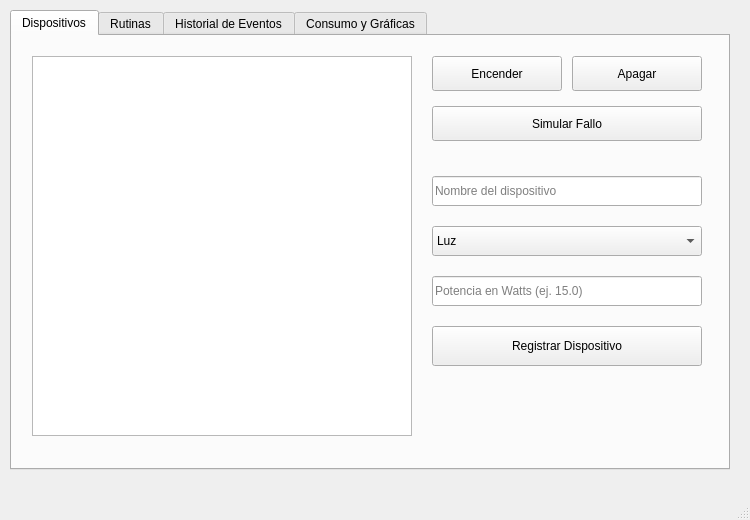
<?xml version="1.0" encoding="UTF-8"?>
<ui version="4.0">
 <class>MainWindow</class>
 <widget class="QMainWindow" name="MainWindow">
  <property name="geometry">
   <rect>
    <x>0</x>
    <y>0</y>
    <width>750</width>
    <height>520</height>
   </rect>
  </property>
  <property name="windowTitle">
   <string>Sistema de Domótica - Proyecto Final ALSE</string>
  </property>
  <widget class="QWidget" name="centralwidget">
   <widget class="QTabWidget" name="tabWidget">
    <property name="geometry">
     <rect>
      <x>10</x>
      <y>10</y>
      <width>720</width>
      <height>460</height>
     </rect>
    </property>
    <property name="currentIndex">
     <number>0</number>
    </property>
    
    <!-- PESTAÑA 1: DISPOSITIVOS -->
    <widget class="QWidget" name="tabDispositivos">
     <attribute name="title"><string>Dispositivos</string></attribute>
     <widget class="QListWidget" name="listWidgetDispositivos">
      <property name="geometry"><rect><x>20</x><y>20</y><width>380</width><height>380</height></rect></property>
     </widget>
     <widget class="QPushButton" name="btnEncender">
      <property name="geometry"><rect><x>420</x><y>20</y><width>130</width><height>35</height></rect></property>
      <property name="text"><string>Encender</string></property>
     </widget>
     <widget class="QPushButton" name="btnApagar">
      <property name="geometry"><rect><x>560</x><y>20</y><width>130</width><height>35</height></rect></property>
      <property name="text"><string>Apagar</string></property>
     </widget>
     <widget class="QPushButton" name="btnSimularFallo">
      <property name="geometry"><rect><x>420</x><y>70</y><width>270</width><height>35</height></rect></property>
      <property name="text"><string>Simular Fallo</string></property>
     </widget>
     <widget class="QLineEdit" name="txtNombre">
      <property name="geometry"><rect><x>420</x><y>140</y><width>270</width><height>30</height></rect></property>
      <property name="placeholderText"><string>Nombre del dispositivo</string></property>
     </widget>
     <widget class="QComboBox" name="comboTipo">
      <property name="geometry"><rect><x>420</x><y>190</y><width>270</width><height>30</height></rect></property>
      <item><property name="text"><string>Luz</string></property></item>
      <item><property name="text"><string>Persiana</string></property></item>
      <item><property name="text"><string>Sensor</string></property></item>
     </widget>
     <widget class="QLineEdit" name="txtPotencia">
      <property name="geometry"><rect><x>420</x><y>240</y><width>270</width><height>30</height></rect></property>
      <property name="placeholderText"><string>Potencia en Watts (ej. 15.0)</string></property>
     </widget>
     <widget class="QPushButton" name="btnRegistrar">
      <property name="geometry"><rect><x>420</x><y>290</y><width>270</width><height>40</height></rect></property>
      <property name="text"><string>Registrar Dispositivo</string></property>
     </widget>
    </widget>

    <!-- PESTAÑA 2: RUTINAS -->
    <widget class="QWidget" name="tabRutinas">
     <attribute name="title"><string>Rutinas</string></attribute>
     <widget class="QPushButton" name="btnModoNoche">
      <property name="geometry"><rect><x>150</x><y>80</y><width>400</width><height>50</height></rect></property>
      <property name="text"><string>Modo Noche (Apagar luces y persianas)</string></property>
     </widget>
     <widget class="QPushButton" name="btnSalirCasa">
      <property name="geometry"><rect><x>150</x><y>160</y><width>400</width><height>50</height></rect></property>
      <property name="text"><string>Salir de Casa (Apagar todo)</string></property>
     </widget>
     <widget class="QPushButton" name="btnBuenosDias">
      <property name="geometry"><rect><x>150</x><y>240</y><width>400</width><height>50</height></rect></property>
      <property name="text"><string>Buenos Días (Encender luces)</string></property>
     </widget>
    </widget>

    <!-- PESTAÑA 3: HISTORIAL DE EVENTOS -->
    <widget class="QWidget" name="tabHistorial">
     <attribute name="title"><string>Historial de Eventos</string></attribute>
     <widget class="QTableWidget" name="tableWidgetEventos">
      <property name="geometry"><rect><x>20</x><y>20</y><width>670</width><height>380</height></rect></property>
      <column><property name="text"><string>Dispositivo</string></property></column>
      <column><property name="text"><string>Acción</string></property></column>
      <column><property name="text"><string>Fecha / Hora</string></property></column>
     </widget>
    </widget>

    <!-- PESTAÑA 4: CONSUMO Y GRÁFICAS -->
    <widget class="QWidget" name="tabConsumo">
     <attribute name="title"><string>Consumo y Gráficas</string></attribute>
     <widget class="QLineEdit" name="txtHorasUso">
      <property name="geometry"><rect><x>20</x><y>20</y><width>160</width><height>30</height></rect></property>
      <property name="placeholderText"><string>Horas de uso (ej. 5.0)</string></property>
     </widget>
     <widget class="QPushButton" name="btnCalcularConsumo">
      <property name="geometry"><rect><x>190</x><y>20</y><width>110</width><height>30</height></rect></property>
      <property name="text"><string>Calcular kWh</string></property>
     </widget>
     <widget class="QTextEdit" name="txtConsumoTexto">
      <property name="geometry"><rect><x>20</x><y>70</y><width>280</width><height>330</height></rect></property>
      <property name="readOnly"><bool>true</bool></property>
     </widget>
     <widget class="QWidget" name="layoutGrafica" native="true">
      <property name="geometry"><rect><x>310</x><y>20</y><width>380</width><height>380</height></rect></property>
     </widget>
    </widget>

   </widget>
  </widget>
  <widget class="QMenuBar" name="menubar">
   <property name="geometry"><rect><x>0</x><y>0</y><width>750</width><height>22</height></rect></property>
  </widget>
  <widget class="QStatusBar" name="statusbar"/>
 </widget>
 <resources/>
 <connections/>
</ui>
